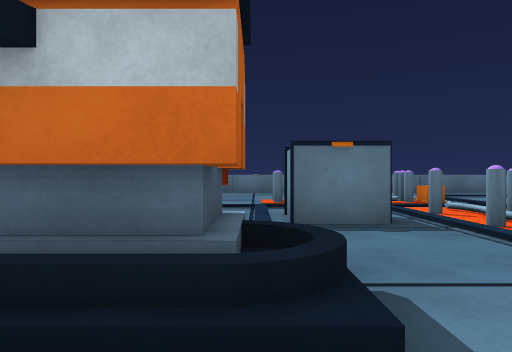
view 1 (above)

16 first-person views from a walk through a Unity game level. The camera is 0.72 m above the floor, looks level and sees 70° across. The floor is counted in squares, 1 m on a side. Each view is taken from the middle of a square. On the plan, view 1 faces up. The plan holds only what a view shows up to about 11 squares ahead; the rest is blank. The place goes on beyond the plan. The player character is not drawn.

view 2
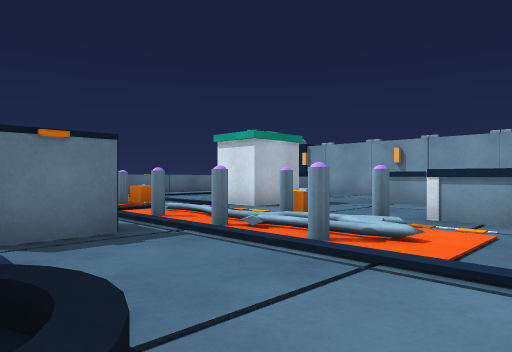

view 3
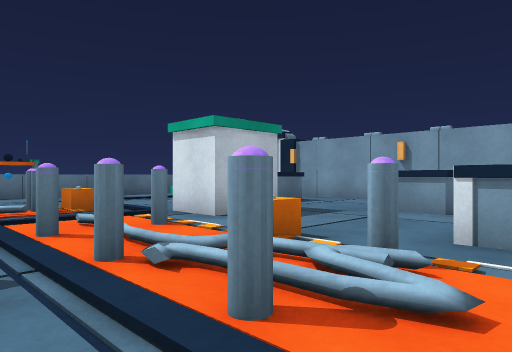

view 4
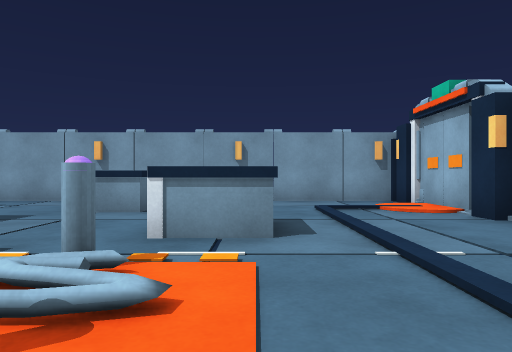

view 5
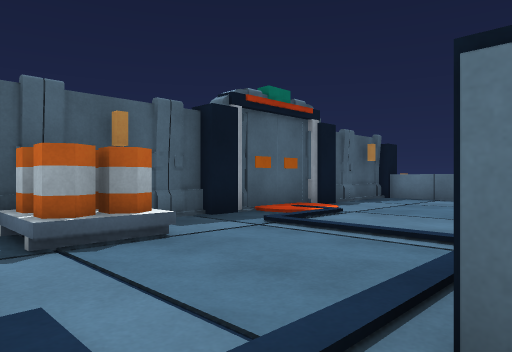

view 6
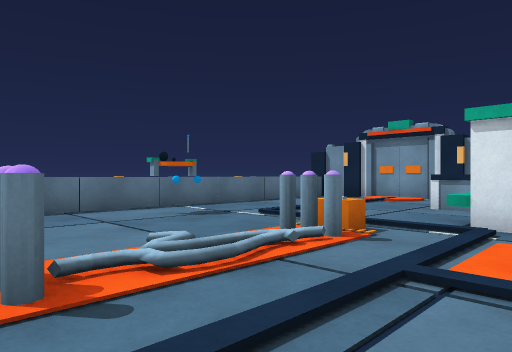

view 7
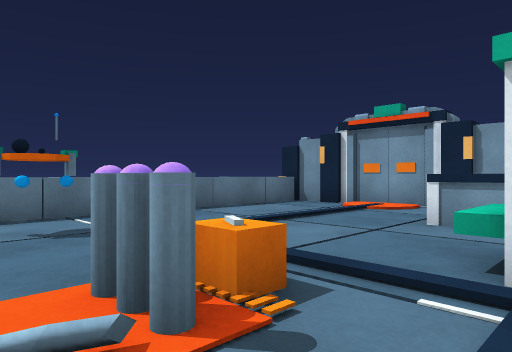

view 8
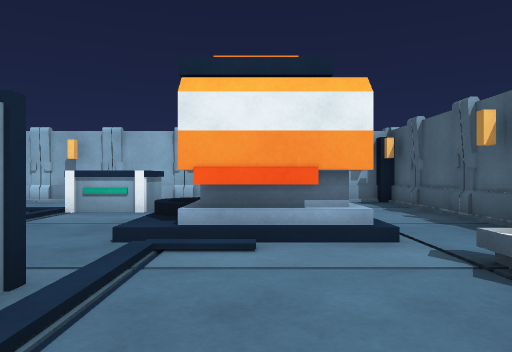

view 9
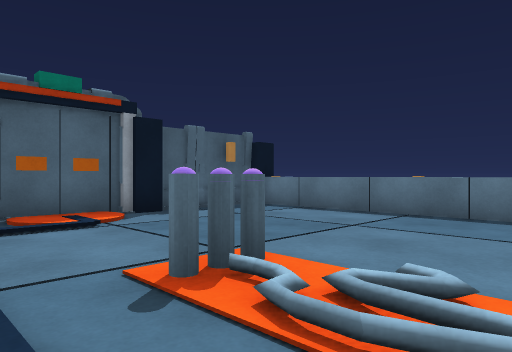

view 10
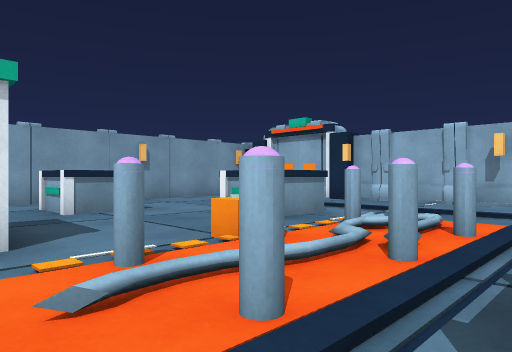

view 11
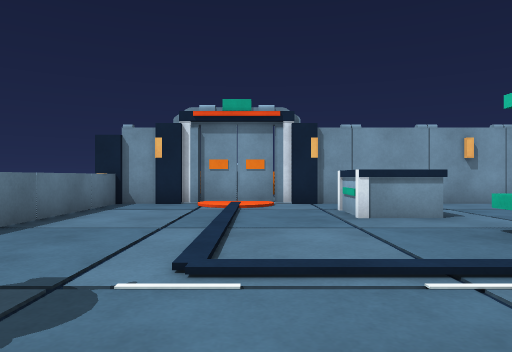

view 12
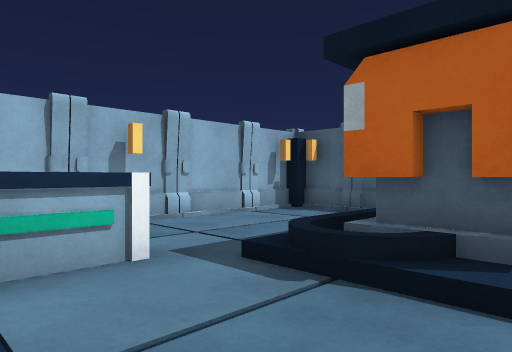

view 13
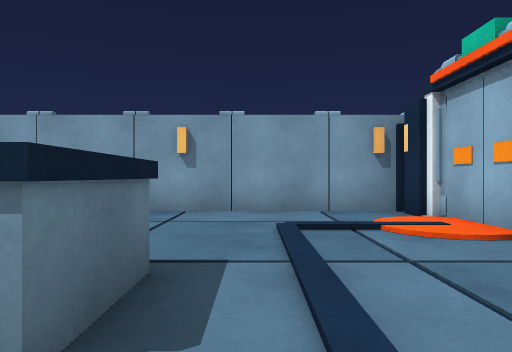

view 14
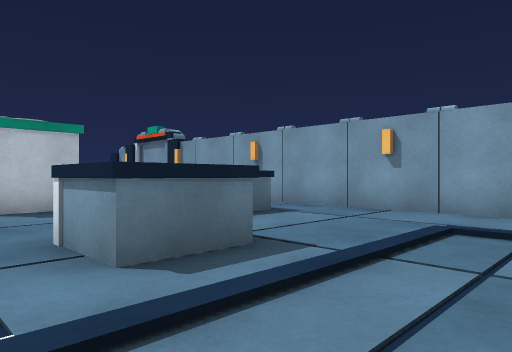

view 15
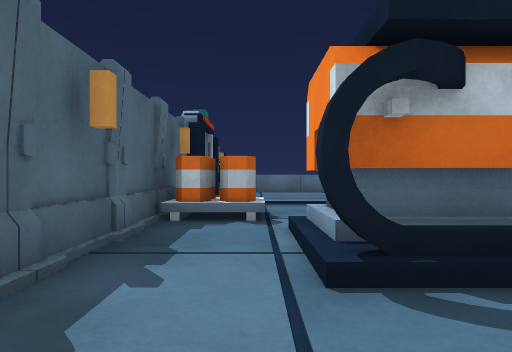

view 16
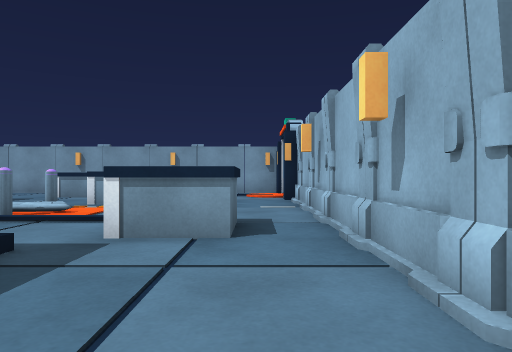

### Floor plan
Key: @ floor where view 1 was taken; # wall or solid block; . main floor; : floor 0.05 m higher than the main floor; + floor 0.1 m higher than the main floor; / step, stairs or slope; O other object.
Columns run from 5 left of view 1 to 13 right of it. Each row starts with its distance up from view 1.
 16 ###################
 15 #.................#
 14 #........OO......OO
 13 #................:#
 12 O........../.....:#
 11 #:....O..O./......O
 10 #:/..OO::OO/..OOO.#
  9 O./...O..O./O.OOO.#
  8 O./////////O O....#
  7 #..../OOO/OOO.....#
  6 #OO../OOO/:....O..#
  5 #OO../.OOOOO..OOO.#
  4 #..##/..+::.......#
  3 #..##/.OOOOOOO....#
  2 #..##/..+..OOO....#
  1 #......O+.........#
  0 #....@OOO......+..#
 -1 #..............+..#
 -2 #############O##OOO

Where each view was taken, in squares from view 1:
view 1: 0 up, 0 right, facing up
view 2: 1 up, 0 right, facing up-right
view 3: 2 up, 2 right, facing up-right
view 4: 2 up, 2 right, facing right
view 5: 4 up, 1 right, facing up-left
view 6: 7 up, 0 right, facing up-right
view 7: 8 up, 3 right, facing up-right
view 8: 8 up, 1 left, facing down
view 9: 8 up, 3 right, facing up-left
view 10: 8 up, 2 right, facing down-right
view 11: 12 up, 3 right, facing right
view 12: 4 up, 3 right, facing down-left
view 13: 1 up, 5 right, facing right
view 14: 1 down, 5 right, facing up-right
view 15: 1 down, 3 left, facing up
view 16: 1 down, 3 left, facing right
